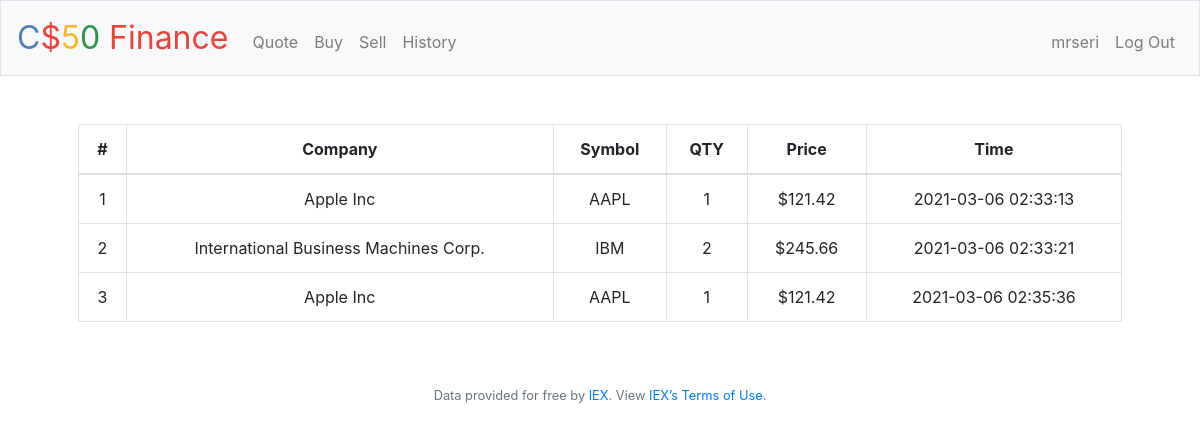
Screenshot of /history (signed in) with the database file from the repository.
### tables this page shows
CREATE TABLE txn (txn_id INTEGER, stock_name TEXT NOT NULL, company_name TEXT NOT NULL, qty NUMERIC NOT NULL, price NUMERIC NOT NULL, time TIMESTAMP, user_id INTEGER, FOREIGN KEY(user_id) REFERENCES users(id), PRIMARY KEY(txn_id));

### application.py (the view)
@ app.route("/history")
@ login_required
def history():
    stocks = db.execute(
        "SELECT txn_id, company_name, stock_name, qty, price, time FROM txn WHERE user_id=?", session["user_id"])
    return render_template("history.html", history=history, stocks=stocks)

### application.py (called while the page is built)
@app.after_request
def after_request(response):
    response.headers["Cache-Control"] = "no-cache, no-store, must-revalidate"
    response.headers["Expires"] = 0
    response.headers["Pragma"] = "no-cache"
    return response

### helpers.py (called while the page is built)
def login_required(f):
    @wraps(f)
    def decorated_function(*args, **kwargs):
        if session.get("user_id") is None:
            return redirect("/login")
        return f(*args, **kwargs)
    return decorated_function

def usd(value):
    return f"${value:,.2f}"

### templates/history.html (shortened to what this page needs)
{% extends "layout.html" %}
{% block main %}
    <div class="table-responsive">
        <table class="table table-bordered table-hover">
            <thead>
                <th scope="col">#</th>
                <th scope="col">Company</th>
                <th scope="col">Symbol</th>
                <th scope="col">QTY</th>
                <th scope="col">Price</th>
                <th scope="col">Time</th>
            </thead>
            <tbody>
                {% for txn in stocks %}
                    <tr>
                        {% for key,value in txn.items() %}
                            <td>
                                {% if key == "price"%}
                                    {{value | usd}}
                                {% else %}
                                   {{value}}
                                {% endif %}
                            </td>
                        {% endfor %}
                    </tr>
                {% endfor %}
            </tbody>
        </table>
    </div>
{% endblock %}

### templates/layout.html (shortened to what this page needs)
<!DOCTYPE html>
<html lang="en">
    <head>
        <link rel="stylesheet" href="https://cdn.jsdelivr.net/npm/bootstrap@4.5.3/dist/css/bootstrap.min.css">
        <link href="/static/styles.css" rel="stylesheet">
    </head>
    <body>
        <nav class="navbar navbar-expand-md navbar-light bg-light border">
            <a class="navbar-brand" href="/"><span class="blue">C</span><span class="red">$</span><span class="yellow">5</span><span class="green">0</span> <span class="red">Finance</span></a>
            <div class="collapse navbar-collapse" id="navbar">
                {% if session.user_id %}
                    <ul class="navbar-nav mr-auto mt-2">
                        <li class="nav-item"><a class="nav-link" href="/quote">Quote</a></li>
                        <li class="nav-item"><a class="nav-link" href="/buy">Buy</a></li>
                        <li class="nav-item"><a class="nav-link" href="/sell">Sell</a></li>
                        <li class="nav-item"><a class="nav-link" href="/history">History</a></li>
                    </ul>
                    <ul class="navbar-nav ml-auto mt-2">
                        <li class="nav-item"><a class="nav-link" href="/">{{session.user_name}}</a></li>
                        <li class="nav-item"><a class="nav-link" href="/logout">Log Out</a></li>
                    </ul>
                {% else %}
                    <ul class="navbar-nav ml-auto mt-2">
                        <li class="nav-item"><a class="nav-link" href="/register">Register</a></li>
                        <li class="nav-item"><a class="nav-link" href="/login">Log In</a></li>
                    </ul>
                {% endif %}
            </div>
        </nav>
        <main class="container p-5">
            {% block main %}{% endblock %}
        </main>
        <footer class="small text-center text-muted">
            Data provided for free by <a href="https://iextrading.com/developer">IEX</a>. View <a href="https://iextrading.com/api-exhibit-a/">IEX’s Terms of Use</a>.
        </footer>
    </body>
</html>

### static/styles.css (style rules this page uses)
nav .navbar-brand { font-size: xx-large; }
nav .navbar-brand .blue { color: #537fbe; }
nav .navbar-brand .red { color: #ea433b; }
nav .navbar-brand .yellow { color: #f5b82e; }
nav .navbar-brand .green { color: #2e944b; }
main { overflow-x: auto; text-align: center; }

### rows the page displays
txn: txn "1" "1", company_name "Apple Inc", stock_name "AAPL", price "$121.42", time "2021-03-06 02:33:13"
txn: txn "2" "2", company_name "International Business Machines Corp.", stock_name "IBM", price "$245.66", time "2021-03-06 02:33:21"
txn: txn "3" "1", company_name "Apple Inc", stock_name "AAPL", price "$121.42", time "2021-03-06 02:35:36"

### other values shown
{{ session.user_name }} "mrseri"
